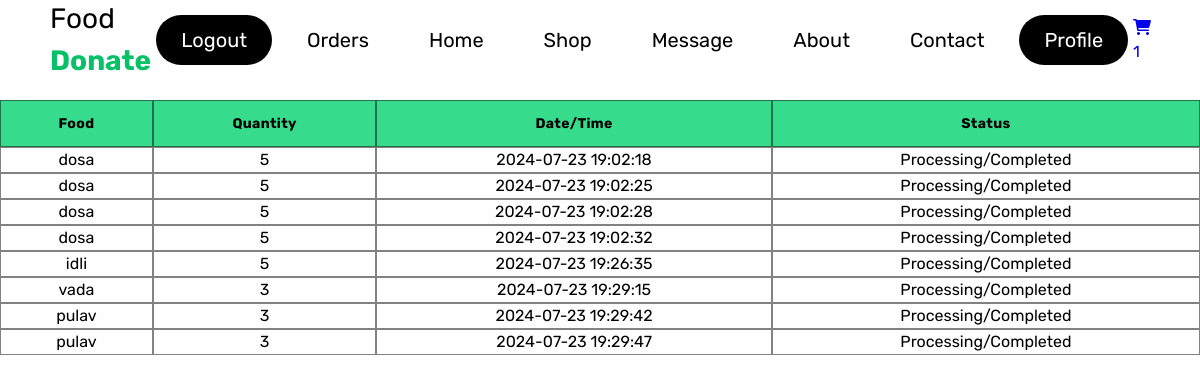
Page /profilee.php (signed in) on the committed database.
### tables this page shows
CREATE TABLE `donations` (
  `id` int(11) NOT NULL,
  `foodname` varchar(255) NOT NULL,
  `meal` varchar(255) NOT NULL,
  `category` varchar(255) NOT NULL,
  `quantity` int(11) NOT NULL,
  `email` varchar(255) NOT NULL,
  `phoneno` varchar(20) NOT NULL,
  `district` varchar(255) NOT NULL,
  `address` text NOT NULL,
  `submission_date` timestamp NOT NULL DEFAULT current_timestamp()
);

### profilee.php (the view, shortened to what this page needs)
<?php
include 'config.php';
?>
<!DOCTYPE html>
<html lang="en">
<head>
    <link rel="stylesheet" href="home.css">
    <link rel="stylesheet" href="profile.css">
    <link rel="stylesheet" href="https://cdnjs.cloudflare.com/ajax/libs/font-awesome/4.7.0/css/font-awesome.min.css">
</head>
<body>
<header>
    <div class="logo">Food <b style="color: #06C167;">Donate</b></div>
    <nav class="nav-bar">
        <ul>
        <?php
        if(!isset($_SESSION['user_id'])){
        echo"<li><a href='login.php' class='active'>Login</a></li>";
            }
        else{
            $user_id=$_SESSION['user_id'];
        echo"<li><a href='logout.php' class='active'>Logout</a></li>";
        echo"<li><a href='orders.php'>Orders</a></li>";
            }
        ?>
            <li><a href="index.php">Home</a></li>
            <li><a href="shop.php">Shop</a></li>
            <li><a href="message.php">Message</a></li>
            <li><a href="about.php">About</a></li>
            <li><a href="contact.php">Contact</a></li>
            <li><a href="profilee.php" class="active">Profile</a></li>
        </ul>
        </nav>
        <?php if(isset($_SESSION['user_id'])) {
            echo"<div class='icons'>
            <div id='menu-btn' class='fas fa-bars'></div>";
               $select_cart_number = mysqli_query($conn, "SELECT * FROM `cart` WHERE user_id = '$user_id'") or die('query failed');
               $cart_rows_number = mysqli_num_rows($select_cart_number);
            echo"<a href='cart.php'> <i class='fas fa-shopping-cart'></i> <span>$cart_rows_number</span> </a>
         </div>";
            }
         ?>
</header>
<link rel="stylesheet" href="https://cdnjs.cloudflare.com/ajax/libs/font-awesome/6.0.0/css/all.min.css">
<link rel="stylesheet" href="css/style.css">
<div class="profile">
        <?php
        if(isset($_SESSION['user_id'])){
            include("login1.php");
            $email = $_SESSION['user_email'];
            $query = "SELECT * FROM donations WHERE email='$email'";
            $result = mysqli_query($connection, $query);
            if ($result) {
                echo "<div class='table-container'>";
                echo "<div class='table-wrapper'>";
                echo "<table class='table'>";
                echo "<thead><tr><th>Food</th><th>Quantity</th><th>Date/Time</th><th>Status</th></tr></thead>";
                echo "<tbody>";
                while ($row = mysqli_fetch_assoc($result)) {
                    echo "<tr>";
                    echo "<td>" . $row['foodname'] . "</td>";
                    echo "<td>" . $row['quantity'] . "</td>";
                    echo "<td>" . $row['submission_date'] . "</td>";
                    echo "<td>Processing/Completed</td>";
                    echo "</tr>";
                }
                echo "</tbody></table></div></div>";
            } else {
                echo "Error retrieving donations: " . mysqli_error($connection);
            }
        }
        else{
            echo "<script>alert('PLEASE LOGIN')</script>";
        }
        ?>
    </div>
</body>
</html>

### home.css (style rules this page uses)
:root { --navcolor:white; --navfont:black; --green:#06C167; --box-shadow:0 .5rem 1rem rgba(0,0,0.1) }
* { margin: 0; padding: 0; list-style: none; text-decoration: none; box-sizing: border-box; font-family: 'Poppins', sans-serif; }
body { background-color: #fefefe; }
header { width: 100%; height: 80px; background-color: var(--navcolor); display: flex; justify-content: space-between; align-items: center; padding: 0 100px; }
.logo { font-size: 28px; color:var(--navfont); }
.nav-bar ul { display: flex; }
.nav-bar ul li a { display: block; color: var(--navfont); font-size: 20px ; padding:10px 25px; border-radius: 50px; transition: 0.2s; margin: 0 5px; }
.nav-bar ul li a.active { color:var(--navcolor); background-color: var(--navfont); }
@media only screen and (max-width:1320px) { header { padding:0 50px; } }

### profile.css (style rules this page uses)
.table-container { padding: 0 ; margin: 20px auto 10px; box-shadow: ; }
.table { width: 100%; border-collapse:separate; border-spacing: 0px; }
th { position:sticky; top:0px; background-color: #37db8c; }
th,td { border: 1px solid #12121385; text-align: center; }
.table-wrapper { max-height: 800px; overflow-y: scroll; }
.table thead tr th { font-size: 14px; font-weight: medium; letter-spacing: 0.35px; opacity: 1; padding: 12px; vertical-align: top; }

### style.css (style rules this page uses)
:root { --purple:#8e44ad; --red:#c0392b; --orange:#f39c12; --black:#333; --white:#fff; --light-color:#666; --light-white:#ccc; --light-bg:#f5f5f5; --border:.1rem solid var(--black); --box-shadow:0 .5rem 1rem rgba(0,0,0,.1); }
* { font-family: 'Rubik', sans-serif; margin:0; padding:0; box-sizing: border-box; outline: none; border:none; text-decoration: none; transition:all .2s linear; }
html { font-size: 62.5%; overflow-x: hidden; }
body { line-height: 1.5; font-family: 'Poppins', sans-serif; }
* { margin:0; padding:0; box-sizing: border-box; }
ul { list-style: none; }

### rows in the picture
donations: foodname "dosa", quantity "5", submission_date "2024-07-23 19:02:18"
donations: foodname "dosa", quantity "5", submission_date "2024-07-23 19:02:25"
donations: foodname "dosa", quantity "5", submission_date "2024-07-23 19:02:28"
donations: foodname "dosa", quantity "5", submission_date "2024-07-23 19:02:32"
donations: foodname "idli", quantity "5", submission_date "2024-07-23 19:26:35"
donations: foodname "vada", quantity "3", submission_date "2024-07-23 19:29:15"
donations: foodname "pulav", quantity "3", submission_date "2024-07-23 19:29:42"
donations: foodname "pulav", quantity "3", submission_date "2024-07-23 19:29:47"

### other values in the picture
$cart_rows_number "1"
